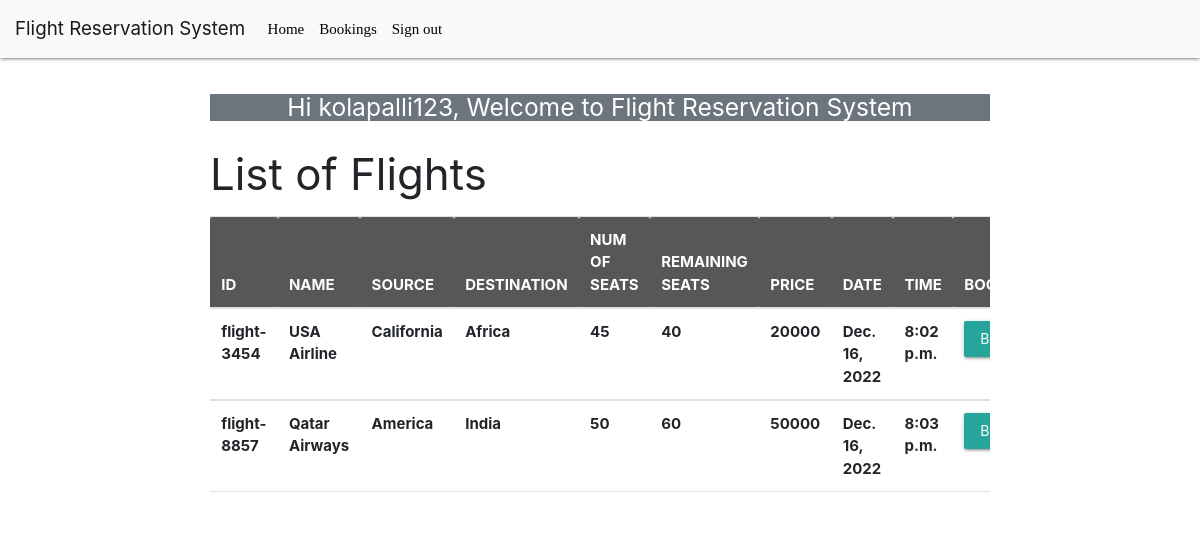
The page / (signed in) on the database its author committed.
### bookings/models.py (models this page shows, shortened)
class Flight(models.Model):
    def generate_pk():
        number = random.randint(1000, 9999)
        return 'flight-{}'.format(number)
    id = models.CharField(default=generate_pk, primary_key=True, max_length=255, unique=True)
    flight_name = models.CharField(max_length=30)
    source = models.CharField(max_length=30)
    destination = models.CharField(max_length=30)
    no_of_seats = models.PositiveBigIntegerField()
    remaining_seats = models.PositiveBigIntegerField()
    price = models.PositiveBigIntegerField()
    date = models.DateField()
    time = models.TimeField()

### bookings/views.py (the view)
# urls.py: 2. Add a URL to urlpatterns:  path('', views.home, name='home')
def home(request):
    if not request.user.is_authenticated:
        return render(request, 'bookings/home_without_signin.html')
    username = request.user.username
    flights = Flight.objects.all()
    return render(request, 'bookings/home.html', {'flights': flights, 'username': username})

### templates/bookings/home.html
{% extends 'bookings/base.html' %}
{% block content %}
<div class="container">
    <div class="row">
        <div class="col-sm-12 mx-auto" style="margin-top: 20px">
            <center><h5 class="bg-secondary text-white">Hi {{username}}, Welcome to Flight Reservation System</h5></center>
            <h3>List of Flights</h3>
            <div style="overflow-x:auto;">
                <table class="table" >
                    <thead style="background-color: rgb(87, 87, 87);color: white;">
                        <tr>
                            <th>ID</th>
                            <th>NAME</th>
                            <th>SOURCE</th>
                            <th>DESTINATION</th>
                            <th>NUM OF SEATS</th>
                            <th>REMAINING SEATS</th>
                            <th>PRICE</th>
                            <th>DATE</th>
                            <th>TIME</th>
                            <th>BOOK FLIGHT</th>
                        </tr>
                    </thead>
                    {% for flight in flights %}
                        <tbody>
                        <tr>
                            <th>{{flight.id }}</th>
                            <th>{{flight.flight_name}}</th>
                            <th>{{flight.source}}</th>
                            <th>{{flight.destination}}</th>
                            <th>{{flight.no_of_seats}}</th>
                            <th>{{flight.remaining_seats}}</th>
                            <th>{{flight.price}}</th>
                            <th>{{flight.date}}</th>
                            <th>{{flight.time}}</th>
                            {% if flight.remaining_seats %}
                                <th><a href="{% url 'book_seats' flight.id %}" class="btn btn-success float-left">Book flight</a></th>
                            {% else %}
                                <th><a href="{% url 'book_seats' flight.id %}" class="btn btn-success float-left" disabled>Book flight</a></th>
                            {% endif %}
                        </tr>
                        </tbody>
                    {% endfor %}
                </table>
                </div>
        </div>
    </div>
</div>
{% endblock %}

### templates/bookings/base.html (shortened to what this page needs)
<!doctype html>
<html lang="en">
        <head>
                <link rel="stylesheet"
                        href="https://stackpath.bootstrapcdn.com/bootstrap/4.1.3/css/bootstrap.min.css"
>
                <link rel="stylesheet"
                        href="https://cdnjs.cloudflare.com/ajax/libs/materialize/1.0.0/css/materialize.min.css">
        </head>
        <body>
                {% include "bookings/navbar.html" %}
                {% block content %}
                {% endblock%}
        </body>
</html>

### templates/bookings/navbar.html (shortened to what this page needs)
<nav class="navbar navbar-expand-lg navbar-light bg-light">
    <a class="navbar-brand" href="{% url 'home' %}">Flight Reservation System</a>
    <div class="collapse navbar-collapse" id="navbarNav">
        <ul class="navbar-nav me-auto" >
            {% if request.user.is_active %}
                <li class="nav-item">
                    <a class="nav-link" href="{% url 'home' %}" style="color: black; font-family: corbel">Home</a>
                </li>
                <li class="nav-item">
                    <a class="nav-link" href="{% url 'all_bookings' %}" style="color: black; font-family: corbel" >Bookings</a>
                </li>
                <li class="nav-item">
                    <a class="nav-link " href="{% url 'signout' %}" style="color: black; font-family: corbel">Sign out</a>
                </li>
            {% endif %}
        </ul>
    </div>
</nav>

### templates/bookings/base.html (style rules this page uses)
nav { height: 58px; }

### rows shown on the page
Flight: id "flight-3454", flight_name "USA Airline", source "California", destination "Africa", no_of_seats "45", remaining_seats "40", price "20000", date "Dec. 16, 2022", time "8:02 p.m.", shows "BOOK FLIGHT"
Flight: id "flight-8857", flight_name "Qatar Airways", source "America", destination "India", no_of_seats "50", remaining_seats "60", price "50000", date "Dec. 16, 2022", time "8:03 p.m.", shows "BOOK FLIGHT"

### other values the page prints
{{ username }} "kolapalli123"
